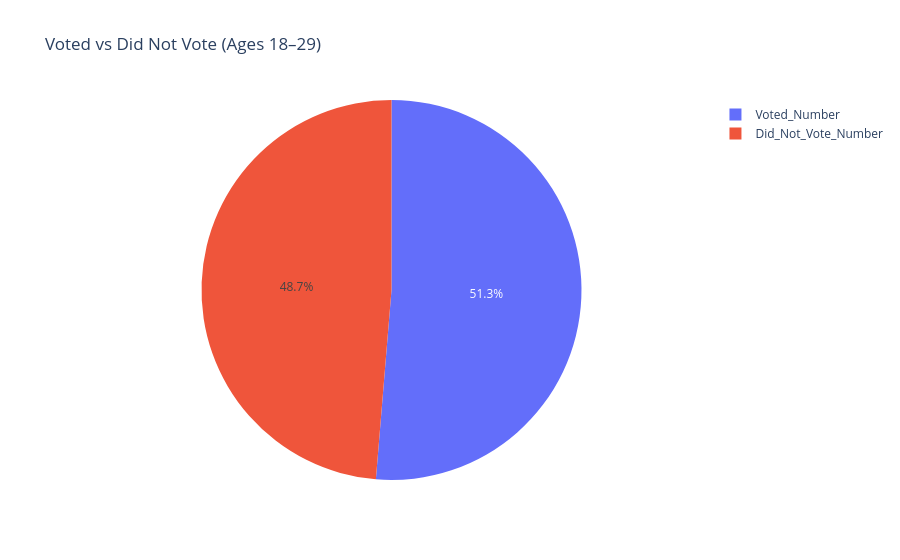

The notebook cell this image was saved under:
### Code cell
fig3 = px.pie(
    young_voters_melted,
    names='Vote_Status',
    values='Count',
    title='Voted vs Did Not Vote (Ages 18–29)'

)

fig3.show()

### Figure 1 — Plotly figure (JSON) as saved in the notebook; plotly's stock layout.template omitted (floating-point values rounded to 4 significant figures)
{"data": [{"domain": {"x": [0, 1], "y": [0, 1]}, "hovertemplate": "Vote_Status=%{label}<br>Count=%{value}<extra></extra>", "labels": ["Voted_Number", "Voted_Number", "Voted_Number", "Voted_Number", "Voted_Number", "Voted_Number", "Voted_Number", "Voted_Number", "Voted_Number", "Did_Not_Vote_Number", "Did_Not_Vote_Number", "Did_Not_Vote_Number", "Did_Not_Vote_Number", "Did_Not_Vote_Number", "Did_Not_Vote_Number", "Did_Not_Vote_Number", "Did_Not_Vote_Number", "Did_Not_Vote_Number"], "legendgroup": "", "name": "", "showlegend": true, "type": "pie", "values": ["154,308", "13,150", "1,586", "72,776", "6,085", "840", "81,532", "7,064", "746", "48,480", "9,033", "1,505", "25,019", "4,827", "804", "23,461", "4,205", "701"]}], "layout": {"legend": {"tracegroupgap": 0}, "title": {"text": "Voted vs Did Not Vote (Ages 18–29)"}}}
